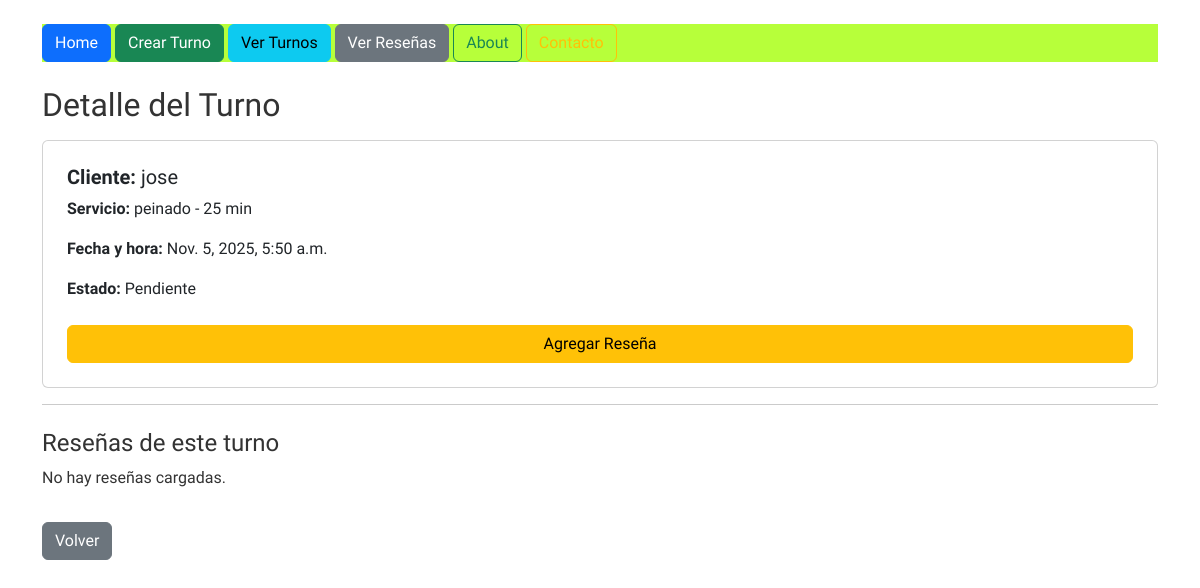
Screenshot of /turnos/turno/6/ with the database file from the repository.
### turnos/models.py (models this page shows, shortened)
class Turno(models.Model):
    ESTADOS = [
        ("PEND", "Pendiente"),
        ("CONF", "Confirmado"),
        ("CANC", "Cancelado"),
    ]
    cliente = models.ForeignKey(Cliente, on_delete=models.PROTECT)
    servicio = models.ForeignKey(Servicio, on_delete=models.PROTECT)
    fecha_hora = models.DateTimeField()
    estado = models.CharField(max_length=4, choices=ESTADOS, default="PEND")
    class Meta:
        ordering = ["-fecha_hora"]

class Cliente(models.Model):
    nombre = models.CharField(max_length=80)
    telefono = models.CharField(max_length=30, blank=True, null=True)
    email = models.EmailField(blank=True, null=True)
    def __str__(self):
        return self.nombre

class Servicio(models.Model):
    nombre = models.CharField(max_length=60, unique=True)
    duracion_minutos = models.PositiveIntegerField(
        validators=[MinValueValidator(5)]
    )
    def __str__(self):
        return f"{self.nombre} - {self.duracion_minutos} min"

### turnos/views.py (the view)
# urls.py: path("turno/<int:turno_id>/", views.detalle_turno, name="detalle_turno"),
def detalle_turno(request, turno_id):
    turno = Turno.objects.get(id=turno_id)
    resenas = turno.reseñas.all()
    return render(request, "turnos/detalle_turno.html", {"turno": turno, "resenas": resenas})

### turnos/templates/turnos/detalle_turno.html
{% extends "turnos/base.html" %}
{% block content %}
<h2>Detalle del Turno</h2>
<div class="card p-4 mt-3">
    <h5><strong>Cliente:</strong> {{ turno.cliente }}</h5>
    <p><strong>Servicio:</strong> {{ turno.servicio }}</p>
    <p><strong>Fecha y hora:</strong> {{ turno.fecha_hora }}</p>
    <p><strong>Estado:</strong> {{ turno.get_estado_display }}</p>
    <a href="{% url 'crear_resena' turno.id %}" class="btn btn-warning mt-2">Agregar Reseña</a>
</div>
<hr>
<h4 class="mt-4">Reseñas de este turno</h4>
{% if resenas %}
    <ul class="list-group mt-2">
        {% for r in resenas %}
            <li class="list-group-item">
                <strong>{{ r.autor }}:</strong> {{ r.texto }} <br>
                <small>{{ r.fecha }}</small>
            </li>
        {% endfor %}
    </ul>
{% else %}
    <p>No hay reseñas cargadas.</p>
{% endif %}
<a href="{% url 'ver_turnos' %}" class="btn btn-secondary mt-3">Volver</a>
{% endblock content %}

### turnos/templates/turnos/base.html (style rules this page uses)
body { font-family: 'Baloo 2', sans-serif; background-color: #FFFFFF; color: #333; }

### rows the page displays
Turno: cliente "jose", servicio "peinado - 25 min", fecha_hora "Nov. 5, 2025, 5:50 a.m.", estado "Pendiente"
